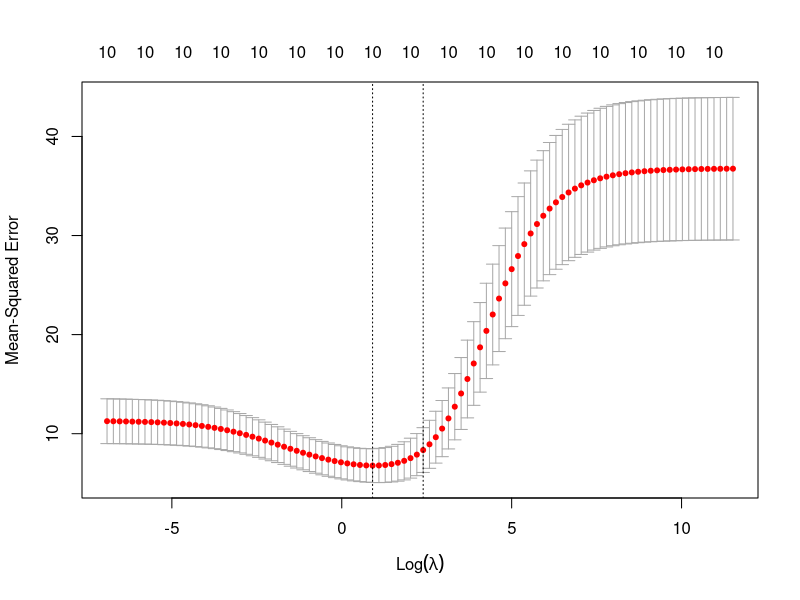

Source code (R):
## ---- chunk 1
knitr::opts_chunk$set(echo = TRUE)
## ---- chunk 2
# Cargando paquetes, lectura de datos y sembrando semilla aleatoria para reproducción
set.seed(69)    # sembrar semillas con número mágico para reproducción
library(glmnet)
library(dplyr)
library(psych)

data("mtcars")
# Centrar y, X será estandarizado en las funciones del modelado
y <- mtcars %>% select(mpg) %>% scale(center = TRUE, scale = FALSE) %>% as.matrix()
X <- mtcars %>% select(-mpg) %>% as.matrix()
## ---- chunk 3
# Ejecutar validación cruzada 10-fold para seleccionar lambda
lambdas_to_try <- 10 ^ seq(-3, 5, length.out = 100)
# alpha = 0 implementar regresión rígida
ridge_cv <- cv.glmnet(X, y, alpha = 0, lambda = lambdas_to_try,
                      standardize = TRUE, nfolds = 10)
# Graficar resultados
plot(ridge_cv)
